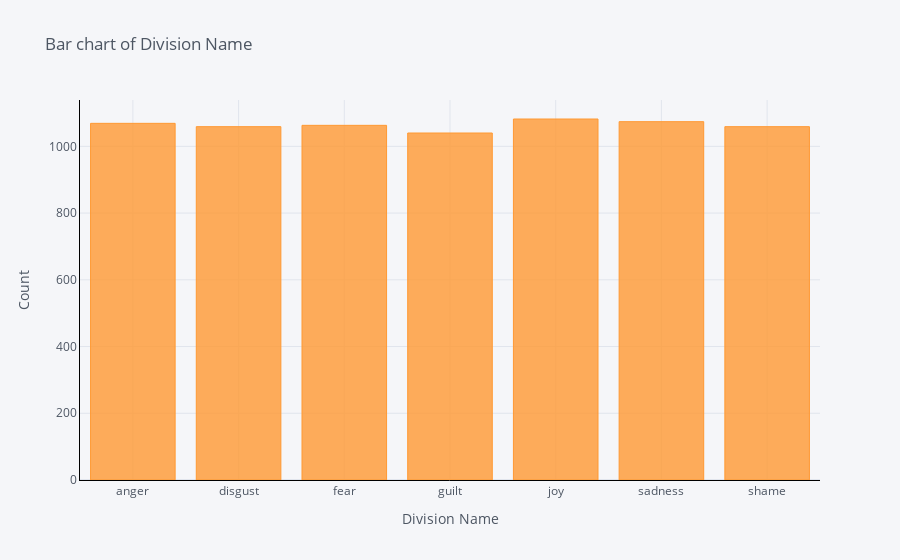

Here is the notebook cell this chart was saved with:
### Code cell
df.groupby('emotions').count()['texts'].iplot(kind='bar', yTitle='Count', linecolor='black', opacity=0.8,
                                                           title='Bar chart of Division Name', xTitle='Division Name')

### Figure 1 — Plotly figure (JSON) as saved in the notebook; plotly's stock layout.template omitted (floating-point values rounded to 4 significant figures)
{"data": [{"marker": {"color": "rgba(255, 153, 51, 0.8)", "line": {"color": "rgba(255, 153, 51, 1.0)", "width": 1}}, "name": "texts", "orientation": "v", "text": "", "type": "bar", "x": ["anger", "disgust", "fear", "guilt", "joy", "sadness", "shame"], "y": [1069, 1059, 1063, 1040, 1082, 1074, 1059]}], "layout": {"legend": {"bgcolor": "#F5F6F9", "font": {"color": "#4D5663"}}, "paper_bgcolor": "#F5F6F9", "plot_bgcolor": "#F5F6F9", "title": {"font": {"color": "#4D5663"}, "text": "Bar chart of Division Name"}, "xaxis": {"gridcolor": "#E1E5ED", "linecolor": "black", "showgrid": true, "tickfont": {"color": "#4D5663"}, "title": {"font": {"color": "#4D5663"}, "text": "Division Name"}, "zerolinecolor": "#E1E5ED"}, "yaxis": {"gridcolor": "#E1E5ED", "linecolor": "black", "showgrid": true, "tickfont": {"color": "#4D5663"}, "title": {"font": {"color": "#4D5663"}, "text": "Count"}, "zerolinecolor": "#E1E5ED"}}}
